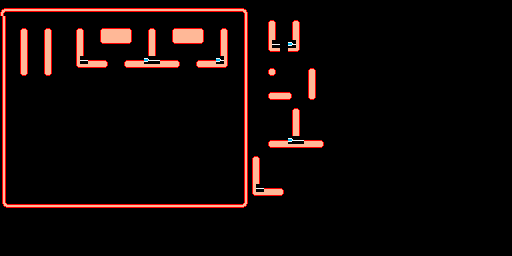

Below is a game level as drawn by its tile map, then a one-line description and the .tmx that defines it (tile-layer data replaced by summaries):
An orthogonal 64x32 tile map with 8x8 px tiles, 1 tile layer (main_layer) and 547 objects (530x dot, 12x intersection, 3x power_dot, 2x ghost).

<map version="1.4" tiledversion="1.4.2" orientation="orthogonal" renderorder="right-down" width="64" height="32" tilewidth="8" tileheight="8" infinite="0" nextlayerid="4" nextobjectid="652">
 <properties>
  <property name="interaction">dots:player
intersections:enemy</property>
 </properties>
 <tileset firstgid="1" source="tiles.tsx" />
 <layer id="1" name="main_layer" width="64" height="32" offsetx="0" offsety="8">
  <data>[2048 cells, 310 non-empty, 21 distinct tile ids]</data>
 </layer>
 <objectgroup id="2" name="dots">
  <object id="1" type="dot" gid="17" x="136" y="80" width="8" height="8" />
  <object id="38" type="dot" gid="17" x="160" y="80" width="8" height="8" />
  <object id="39" type="dot" gid="17" x="144" y="80" width="8" height="8" />
  <object id="40" type="dot" gid="17" x="152" y="80" width="8" height="8" />
  <object id="41" type="dot" gid="17" x="168" y="80" width="8" height="8" />
  <object id="42" type="dot" gid="17" x="176" y="80" width="8" height="8" />
  <object id="43" type="dot" gid="17" x="184" y="80" width="8" height="8" />
  <object id="54" type="dot" gid="17" x="208" y="80" width="8" height="8" />
  <object id="55" type="dot" gid="17" x="192" y="80" width="8" height="8" />
  <object id="56" type="dot" gid="17" x="200" y="80" width="8" height="8" />
  <object id="66" type="dot" gid="17" x="192" y="24" width="8" height="8" />
  <object id="68" type="dot" gid="17" x="32" y="72" width="8" height="8" />
  <object id="69" type="dot" gid="17" x="32" y="64" width="8" height="8" />
  <object id="70" type="dot" gid="17" x="32" y="56" width="8" height="8" />
  <object id="71" type="dot" gid="17" x="32" y="48" width="8" height="8" />
  <object id="72" type="dot" gid="17" x="32" y="40" width="8" height="8" />
  <object id="73" type="dot" gid="17" x="32" y="32" width="8" height="8" />
  <object id="74" type="dot" gid="17" x="32" y="24" width="8" height="8" />
  <object id="75" type="dot" gid="17" x="208" y="32" width="8" height="8" />
  <object id="76" type="dot" gid="17" x="216" y="24" width="8" height="8" />
  <object id="77" type="dot" gid="17" x="40" y="24" width="8" height="8" />
  <object id="78" type="dot" gid="17" x="216" y="80" width="8" height="8" />
  <object id="79" type="dot" gid="17" x="224" y="80" width="8" height="8" />
  <object id="80" type="dot" gid="17" x="232" y="80" width="8" height="8" />
  <object id="82" type="dot" gid="17" x="208" y="40" width="8" height="8" />
  <object id="83" type="dot" gid="17" x="208" y="56" width="8" height="8" />
  <object id="84" type="dot" gid="17" x="208" y="48" width="8" height="8" />
  <object id="87" type="dot" gid="17" x="176" y="24" width="8" height="8" />
  <object id="88" type="dot" gid="17" x="152" y="24" width="8" height="8" />
  <object id="89" type="dot" gid="17" x="160" y="24" width="8" height="8" />
  <object id="90" type="dot" gid="17" x="184" y="24" width="8" height="8" />
  <object id="98" type="power_dot" gid="18" x="8" y="24" width="8" height="8" />
  <object id="100" type="power_dot" gid="18" x="88" y="24" width="8" height="8" />
  <object id="106" type="power_dot" gid="18" x="232" y="24" width="8" height="8" />
  <object id="107" type="dot" gid="17" x="24" y="24" width="8" height="8" />
  <object id="108" type="dot" gid="17" x="200" y="24" width="8" height="8" />
  <object id="109" type="dot" gid="17" x="160" y="32" width="8" height="8" />
  <object id="110" type="dot" gid="17" x="168" y="24" width="8" height="8" />
  <object id="111" type="dot" gid="17" x="208" y="24" width="8" height="8" />
  <object id="116" type="ghost" gid="33" x="104" y="80" width="8" height="8" />
  <object id="117" type="dot" gid="17" x="48" y="24" width="8" height="8" />
  <object id="118" type="dot" gid="17" x="72" y="24" width="8" height="8" />
  <object id="119" type="dot" gid="17" x="56" y="24" width="8" height="8" />
  <object id="120" type="dot" gid="17" x="64" y="24" width="8" height="8" />
  <object id="121" type="dot" gid="17" x="88" y="56" width="8" height="8" />
  <object id="122" type="dot" gid="17" x="88" y="40" width="8" height="8" />
  <object id="123" type="dot" gid="17" x="88" y="48" width="8" height="8" />
  <object id="124" type="dot" gid="17" x="120" y="24" width="8" height="8" />
  <object id="125" type="dot" gid="17" x="104" y="24" width="8" height="8" />
  <object id="126" type="dot" gid="17" x="112" y="24" width="8" height="8" />
  <object id="127" type="dot" gid="17" x="128" y="24" width="8" height="8" />
  <object id="128" type="dot" gid="17" x="136" y="24" width="8" height="8" />
  <object id="129" type="dot" gid="17" x="144" y="24" width="8" height="8" />
  <object id="130" type="dot" gid="17" x="160" y="40" width="8" height="8" />
  <object id="131" type="dot" gid="17" x="160" y="48" width="8" height="8" />
  <object id="132" type="dot" gid="17" x="168" y="56" width="8" height="8" />
  <object id="133" type="dot" gid="17" x="160" y="56" width="8" height="8" />
  <object id="134" type="dot" gid="17" x="176" y="56" width="8" height="8" />
  <object id="135" type="dot" gid="17" x="184" y="56" width="8" height="8" />
  <object id="136" type="dot" gid="17" x="136" y="32" width="8" height="8" />
  <object id="137" type="dot" gid="17" x="192" y="56" width="8" height="8" />
  <object id="138" type="dot" gid="17" x="200" y="56" width="8" height="8" />
  <object id="139" type="dot" gid="17" x="136" y="40" width="8" height="8" />
  <object id="140" type="dot" gid="17" x="136" y="48" width="8" height="8" />
  <object id="141" type="dot" gid="17" x="128" y="56" width="8" height="8" />
  <object id="142" type="dot" gid="17" x="136" y="56" width="8" height="8" />
  <object id="143" type="dot" gid="17" x="80" y="80" width="8" height="8" />
  <object id="144" type="dot" gid="17" x="104" y="80" width="8" height="8" />
  <object id="145" type="dot" gid="17" x="88" y="80" width="8" height="8" />
  <object id="146" type="dot" gid="17" x="96" y="80" width="8" height="8" />
  <object id="147" type="dot" gid="17" x="112" y="80" width="8" height="8" />
  <object id="148" type="dot" gid="17" x="120" y="80" width="8" height="8" />
  <object id="149" type="dot" gid="17" x="128" y="80" width="8" height="8" />
  <object id="150" type="dot" gid="17" x="104" y="56" width="8" height="8" />
  <object id="151" type="dot" gid="17" x="112" y="56" width="8" height="8" />
  <object id="152" type="dot" gid="17" x="120" y="56" width="8" height="8" />
  <object id="153" type="dot" gid="17" x="96" y="56" width="8" height="8" />
  <object id="154" type="dot" gid="17" x="232" y="40" width="8" height="8" />
  <object id="155" type="dot" gid="17" x="232" y="48" width="8" height="8" />
  <object id="156" type="dot" gid="17" x="232" y="64" width="8" height="8" />
  <object id="157" type="dot" gid="17" x="232" y="56" width="8" height="8" />
  <object id="158" type="dot" gid="17" x="232" y="72" width="8" height="8" />
  <object id="159" type="dot" gid="17" x="8" y="72" width="8" height="8" />
  <object id="160" type="dot" gid="17" x="8" y="64" width="8" height="8" />
  <object id="161" type="dot" gid="17" x="8" y="56" width="8" height="8" />
  </objectgroup>
 <objectgroup id="3" name="intersections" visible="0">
  <!-- 12 objects omitted --></objectgroup>
</map>
<!-- 462 of 547 objects omitted -->